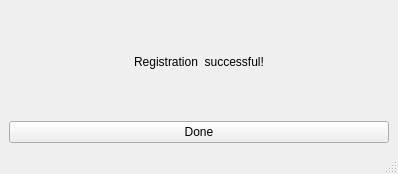
<?xml version="1.0" encoding="UTF-8"?>
<ui version="4.0">
 <class>MainWindow</class>
 <widget class="QMainWindow" name="MainWindow">
  <property name="geometry">
   <rect>
    <x>0</x>
    <y>0</y>
    <width>398</width>
    <height>174</height>
   </rect>
  </property>
  <property name="windowTitle">
   <string>MainWindow</string>
  </property>
  <widget class="QWidget" name="centralwidget">
   <layout class="QGridLayout" name="gridLayout">
    <item row="0" column="0">
     <widget class="QLabel" name="label">
      <property name="text">
       <string>Registration  successful!</string>
      </property>
      <property name="alignment">
       <set>Qt::AlignCenter</set>
      </property>
     </widget>
    </item>
    <item row="1" column="0">
     <widget class="QPushButton" name="pushButton_done">
      <property name="text">
       <string>Done</string>
      </property>
     </widget>
    </item>
   </layout>
  </widget>
  <widget class="QMenuBar" name="menubar">
   <property name="geometry">
    <rect>
     <x>0</x>
     <y>0</y>
     <width>398</width>
     <height>31</height>
    </rect>
   </property>
  </widget>
  <widget class="QStatusBar" name="statusbar"/>
 </widget>
 <resources/>
 <connections/>
</ui>
